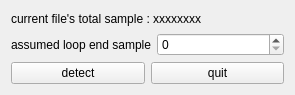
<?xml version="1.0" encoding="UTF-8"?>
<ui version="4.0">
 <class>LoopPointDetectorGUI</class>
 <widget class="QWidget" name="LoopPointDetectorGUI">
  <property name="geometry">
   <rect>
    <x>0</x>
    <y>0</y>
    <width>295</width>
    <height>95</height>
   </rect>
  </property>
  <property name="windowTitle">
   <string>Semi-auto loop point detection</string>
  </property>
  <layout class="QGridLayout" name="gridLayout">
   <item row="2" column="0">
    <layout class="QHBoxLayout" name="horizontalLayout_2">
     <item>
      <widget class="QPushButton" name="detectButton">
       <property name="text">
        <string>detect</string>
       </property>
      </widget>
     </item>
     <item>
      <widget class="QPushButton" name="quitButton">
       <property name="text">
        <string>quit</string>
       </property>
      </widget>
     </item>
    </layout>
   </item>
   <item row="1" column="0">
    <layout class="QVBoxLayout" name="verticalLayout">
     <item>
      <layout class="QHBoxLayout" name="horizontalLayout">
       <item>
        <widget class="QLabel" name="label">
         <property name="text">
          <string>assumed loop end sample</string>
         </property>
        </widget>
       </item>
       <item>
        <widget class="QSpinBox" name="loopEndSample">
         <property name="minimumSize">
          <size>
           <width>120</width>
           <height>0</height>
          </size>
         </property>
         <property name="minimum">
          <number>0</number>
         </property>
         <property name="maximum">
          <number>2147483647</number>
         </property>
        </widget>
       </item>
      </layout>
     </item>
    </layout>
   </item>
   <item row="0" column="0">
    <layout class="QHBoxLayout" name="horizontalLayout_3">
     <item>
      <widget class="QLabel" name="totalSampleLabel">
       <property name="text">
        <string>current file's total sample : xxxxxxxx</string>
       </property>
      </widget>
     </item>
    </layout>
   </item>
  </layout>
 </widget>
 <resources/>
 <connections/>
</ui>
